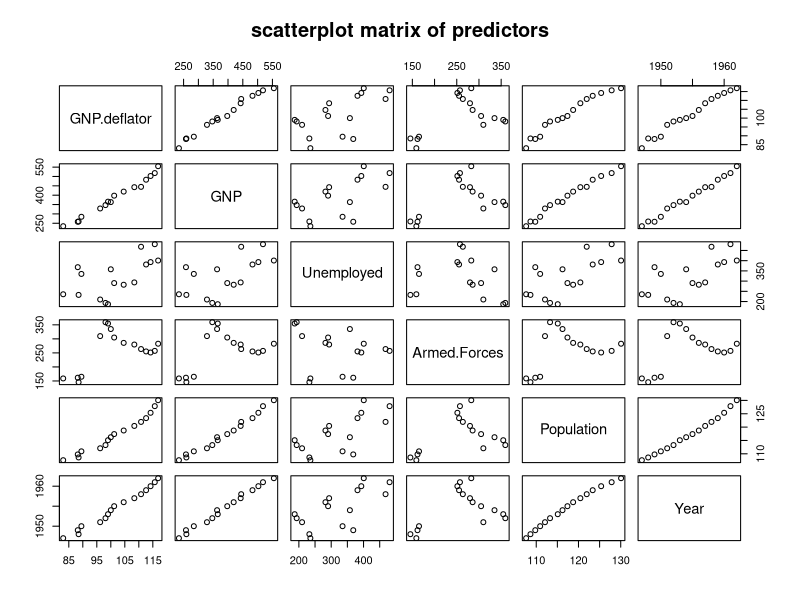

Write the R code that produced this figure.
# labassignment10
# multicollinearity in multiple linear regression

# introduction
# multicollinearity occurs when independent variables in a regression model are highly correlated
# it does not reduce the predictive power or goodness of fit of the model as a whole
# however it can make the estimates of individual regression coefficients erratic and unreliable
# detecting multicollinearity is crucial for interpreting the role of each predictor accurately

# datadescription
# using longley dataset built in in r
# dataset contains macroeconomic variables observed yearly
# response variable is employed
# predictors are gnp deflator gnp unemployed armed forces population and year

data(longley)

# question1
# displaying structure and variables
print("structure of dataset")
print(str(longley))
print("variables list")
print(names(longley))

print("inference the response variable is employed and there are six potential explanatory variables")

# interpretation
# the structure function reveals that all variables are numeric
# this makes it readily applicable for multiple linear regression without dummy coding

# question2
# fitting multiple linear regression model
model <- lm(Employed ~ ., data = longley)

print("regression model coefficients")
print(coef(model))

print("inference estimated regression equation is employed = -3482258.6 + 15.06*gnp.deflator - 0.0358*gnp - 2.02*unemployed - 1.03*armed.forces - 0.51*population + 1829.15*year")

# interpretation
# the coefficients indicate the expected change in employment for one unit change in a predictor
# holding all other predictors constant
# some coefficient like gnp and population are negative which might be counter intuitive due to multicollinearity

# question3
# computing correlation matrix for explanatory variables
cor_matrix <- cor(longley[, -which(names(longley) == "Employed")])
print("correlation matrix")
print(cor_matrix)

print("inference variables like gnp.deflator gnp population and year show extremely high correlation near 0.99 with each other")

# interpretation
# the correlation matrix shows several off diagonal values very close to one
# this indicates strong linear relationships between pairs of predictors
# for example the correlation between gnp and year is approx 0.995
# this suggests a possibility of severe multicollinearity in the model

# question4
# drawing scatterplot matrix
pairs(longley[, -which(names(longley) == "Employed")], main = "scatterplot matrix of predictors")

print("inference scatterplots confirm strong positive linear relationships among year gnp population and gnp.deflator")

# interpretation
# the scatterplot matrix visually corroborates the findings of the correlation matrix
# tight linear clusters between specified variables indicate high collinearity
# unemployed and armed forces seem to have weaker linear relationships compared to the others

# question5
# computing variance inflation factor
if (!require(car)) install.packages("car")
library(car)
vif_values <- vif(model)
print("vif values")
print(vif_values)

print("inference gnp year gnp.deflator and population exhibit severe multicollinearity with vif greater than 10")

# interpretation
# vif quantifies how much the variance of an estimated regression coefficient is increased
# a vif value threshold of 10 is commonly used to indicate severe multicollinearity
# here gnp 1788 and year 758 show extreme vifs confirming severe inflation
# unemployed and armed forces have moderate vifs less than 40

# question6
# examining standard errors
print("standard errors of original model")
print(summary(model)$coefficients[, "Std. Error"])

print("inference standard errors are relatively large compared to coefficients especially for variables with high vif")

# interpretation
# multicollinearity inflates the variances and standard errors of the coefficient estimates
# large variances make it difficult to detect statistical significance for the affected variables
# this is highly correlated predictors provide redundant information making it hard to isolate their individual effects

# question7
# refitting model after removing gnp due to high vif and correlation
model_reduced <- lm(Employed ~ . - GNP, data = longley)

print("reduced model coefficients and standard errors")
print(summary(model_reduced)$coefficients)

print("inference removing gnp generally decreased standard errors for remaining collinear variables like year and population")

# interpretation
# by dropping a heavily collinear predictor practical multicollinearity is reduced
# the standard errors of the coefficients in the partially collinear set improved
# this makes the remaining estimates slightly more precise and reliable
# the overall model is now more parsimonious while addressing the collinearity issue
